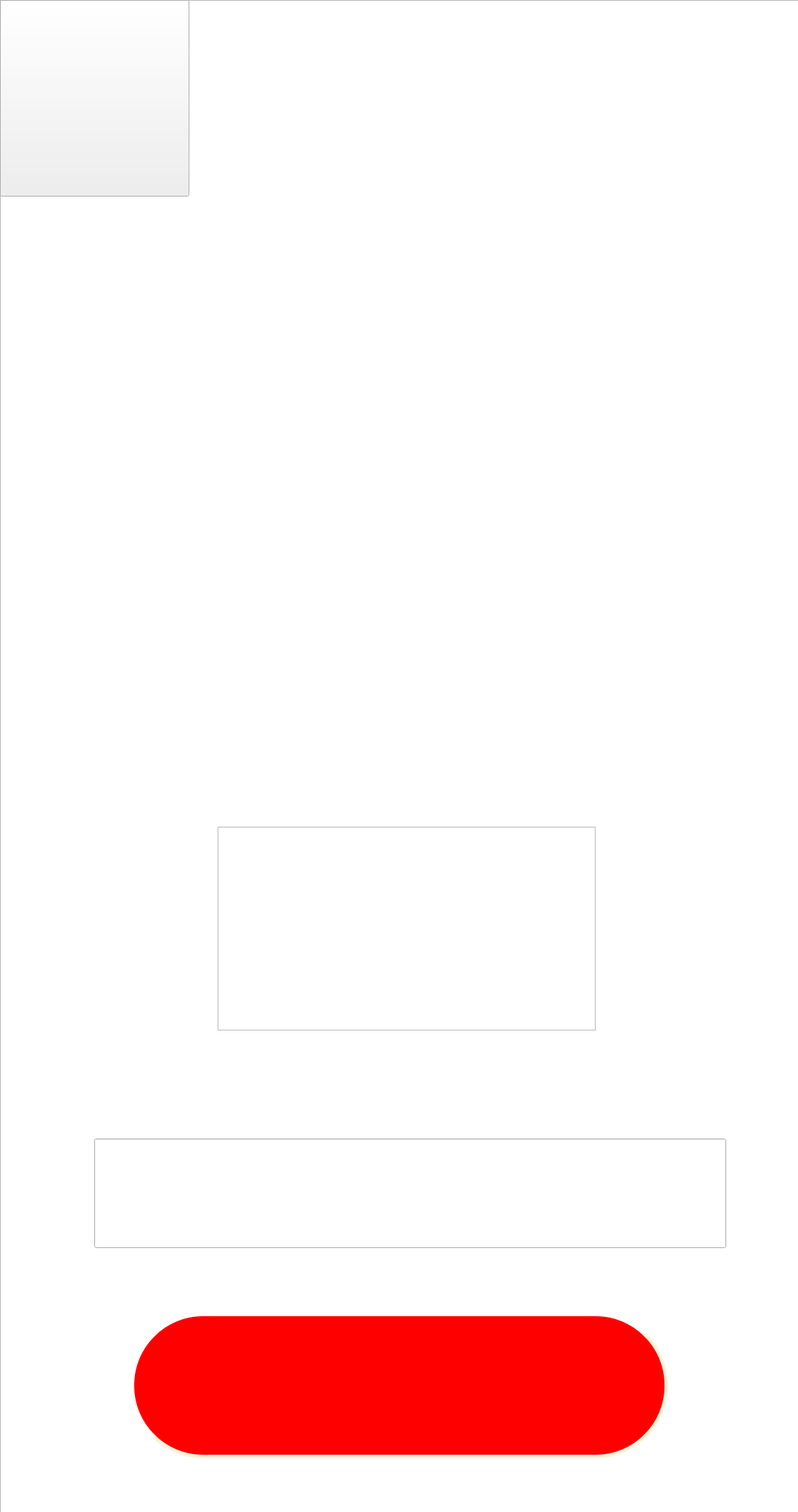
<?xml version="1.0" encoding="UTF-8"?>
<ui version="4.0">
 <class>Find</class>
 <widget class="QWidget" name="Find">
  <property name="geometry">
   <rect>
    <x>0</x>
    <y>0</y>
    <width>1100</width>
    <height>2085</height>
   </rect>
  </property>
  <property name="windowTitle">
   <string>Form</string>
  </property>
  <widget class="QListWidget" name="lwUsers">
   <property name="geometry">
    <rect>
     <x>300</x>
     <y>1140</y>
     <width>521</width>
     <height>281</height>
    </rect>
   </property>
   <property name="styleSheet">
    <string notr="true">QListWidget{background-image: url(:/res/C:/Users/Povelitel/Desktop/set.png)}</string>
   </property>
   <property name="selectionMode">
    <enum>QAbstractItemView::MultiSelection</enum>
   </property>
   <property name="sortingEnabled">
    <bool>true</bool>
   </property>
  </widget>
  <widget class="QPushButton" name="pushButton">
   <property name="geometry">
    <rect>
     <x>180</x>
     <y>1810</y>
     <width>741</width>
     <height>201</height>
    </rect>
   </property>
   <property name="styleSheet">
    <string notr="true">QPushButton{background-image:url(:/res/C:/Users/Povelitel/Desktop/12345.png);
     background-color: red;
     border-style: outset;
     border-width: 5px;
     border-radius: 100px;
     border-color: beige;
     font: bold 14px;
     min-width: 10em;
     padding: 6px;
}</string>
   </property>
   <property name="text">
    <string/>
   </property>
  </widget>
  <widget class="QLineEdit" name="leName">
   <property name="geometry">
    <rect>
     <x>130</x>
     <y>1570</y>
     <width>871</width>
     <height>151</height>
    </rect>
   </property>
   <property name="styleSheet">
    <string notr="true">QLineEdit{background-image: url(:/res/C:/Users/Povelitel/Desktop/set.png)}</string>
   </property>
  </widget>
  <widget class="QGraphicsView" name="graphicsView">
   <property name="geometry">
    <rect>
     <x>0</x>
     <y>0</y>
     <width>1101</width>
     <height>2141</height>
    </rect>
   </property>
   <property name="font">
    <font>
     <pointsize>26</pointsize>
    </font>
   </property>
   <property name="styleSheet">
    <string notr="true">QGraphicsView{background-image: url(:/res/C:/Users/Povelitel/Desktop/background-1w.png)}</string>
   </property>
  </widget>
  <widget class="QPushButton" name="pushButton_2">
   <property name="geometry">
    <rect>
     <x>0</x>
     <y>0</y>
     <width>261</width>
     <height>271</height>
    </rect>
   </property>
   <property name="styleSheet">
    <string notr="true">QPushButton{background-image:url(:/res/C:/Users/Povelitel/Desktop/12345.png)}</string>
   </property>
   <property name="text">
    <string/>
   </property>
  </widget>
  <zorder>graphicsView</zorder>
  <zorder>lwUsers</zorder>
  <zorder>pushButton</zorder>
  <zorder>leName</zorder>
  <zorder>pushButton_2</zorder>
 </widget>
 <resources/>
 <connections/>
</ui>
